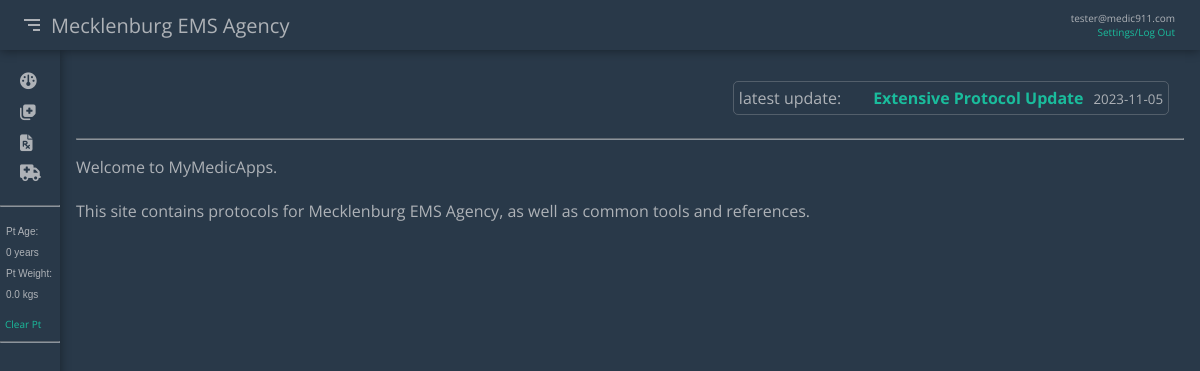
Before: /home (signed in) with the older database file.
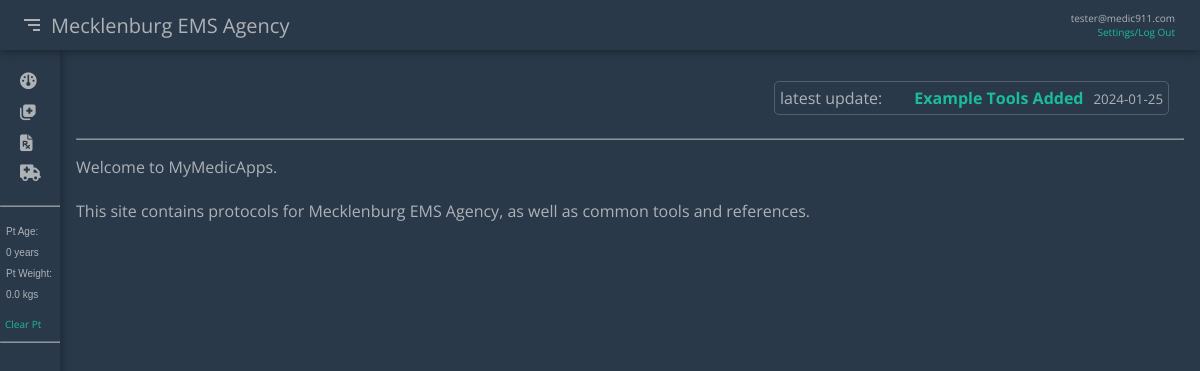
After: the same page with the newer database file.
### master/models.py (models this page shows, shortened)
class User(db.Model, UserMixin):
    id = db.Column(db.Integer, primary_key=True)
    email = db.Column(db.String(120),  unique=True, nullable=False)
    displayName = db.Column(db.String(120))
    password = db.Column(db.String(60), nullable=False)
    showNarrative = db.Column(db.Boolean, default=1)
    showBasic = db.Column(db.Boolean, default=1)
    showAdvanced = db.Column(db.Boolean, default=1)
    showAdditional = db.Column(db.Boolean, default=1)

class UpdatePost(db.Model):
    id = db.Column(db.Integer, primary_key=True)
    title = db.Column(db.String(100), nullable=False)
    date_posted = db.Column(db.DateTime, nullable=False, default=datetime.utcnow)
    date_protocol = db.Column(db.DateTime, nullable=False)
    description = db.Column(db.Text, nullable=False)

### master/main/routes.py (the view)
@main.route("/")
@main.route("/home")
def home():
    keys = getPt()
    session['path'] = 'main.home'
    latest_update = UpdatePost.query.order_by(UpdatePost.date_posted.desc()).first()
    if current_user.is_authenticated:
        return render_template('home.html', varTitle='Home', keys=keys, latest_update=latest_update)
    else:
        return redirect(url_for('users.login'))

### master/main/routes.py (called while the page is built, shortened)
def getPt():
    keys= {}
    if not session.get('ptYears'):
        session['ptYears'] = 0
        session['ptLbs'] = 0.0
        session['ptKgs'] = 0.0
        keys['ptYears'] = 0
        keys['ptLbs'] = 0.0
        keys['ptKgs'] = 0.0
    if ( session['ptYears'] == 0.0):
        keys = setPt()
        ptYears = keys['ptYears']
        ptLbs = keys['ptLbs']
        ptKgs = keys['ptKgs']
    return keys

def setPt(years=0, lbs=0):
    session['ptYears'] = years
    session['ptLbs'] = lbs
    session['ptKgs'] = round((lbs/2.2), 1)
    ptYears = session['ptYears']
    ptLbs = session['ptLbs']
    ptKgs = Decimal(session['ptKgs'])
    ptKgs = session['ptKgs']
    keys = {'ptYears':0, 'ptKgs':0.0, 'ptLbs':0}
    keys['ptYears'] = ptYears
    keys['ptKgs'] = ptKgs
    keys['ptLbs'] = ptLbs
    return keys

### master/models.py (called while the page is built)
@login_manager.user_loader
def load_user(user_id):
    return User.query.get(int(user_id))

### run.py (called while the page is built)
@app.before_request
def make_session_permanent():
    session.permanent = True
    app.permanent_session_lifetime = timedelta(days=30)

### master/templates/home.html (shortened to what this page needs)
{% extends "base.html" %}
{% block content %}
<div class="container1 content1">
        <article class="media content-section">
            <div class="containercontainer">
                <div class="container3">
                    <thing>latest update:&emsp;&emsp;  </thing>
                    <h4><div class="article-title"><a href="{{ url_for('main.siteUpdates') }}">{{ latest_update.title }}</a></div></h4>
                    <small class="text-muted">{{ latest_update.date_posted.strftime('%Y-%m-%d') }}</small>
                </div>
            </div>
            <hr>
        </article>
    <P>
        Welcome to MyMedicApps.<br><br>  This site contains protocols for Mecklenburg EMS Agency, as well as common tools and references.
    </P>
</div>
{% endblock %}

### master/templates/base.html (shortened to what this page needs)
<!DOCTYPE html>
<html lang="en">
<head>
    <link href='https://unpkg.com/boxicons@2.1.2/css/boxicons.min.css' rel='stylesheet'>
    <link rel="stylesheet" href="{{ url_for('static', filename='styles.css') }}">
</head>
<body>
    <div class="bodyContainer">
        <div class="header">
            <button class="menu-icon-btn" data-menu-icon-btn>
                <svg xmlns="http://www.w3.org/2000/svg" class="menu-icon-right"><path d="M4 6h16v2H4zm4 5h12v2H8zm5 5h7v2h-7z"></path></svg>
            </button>
            <div class="agency"></div>
            <div class="pt-info-div">
            {% if current_user.is_authenticated %}
                <div class="btn-user">
                    {% if current_user.displayName %}
                    <p>{{ current_user.displayName }}</p>
                    {% else %}
                        <p>{{ current_user.email }}</p>
                    {% endif %}
                    <div><a href="{{url_for('users.account')}}" class="small-link">Settings/Log Out</a></div>
                </div>
            {% else %}
                <a class="btn-login" href="{{url_for('users.login')}}">Login\Register</button>
            {% endif %}
            </div>
        </div>
        <div class="container">
            <aside class="sidebar" data-sidebar-state>
                <div class="middle-sidebar">
                    <ul>
                        <li>
                            <button class="top-list-button"><a href="{{ url_for('main.home')}}"><i class="fa-solid fa-gauge fa-lg"></i><div class="hidden-sidebar">Home Screen</div></a></button>
                        </li>
                        <li id="proto-id">
                            <button class="top-list-button" data-proto-btn><a href="{{ url_for('main.home')}}" onclick="return false"><i class="fa-solid fa-notes-medical fa-lg"></i><div class="hidden-sidebar">Protocols</div></a></button>
                        </li>
                        <li id="meds-id">
                            <button class="top-list-button" data-meds-btn><a href="#"><i class="fa-solid fa-file-prescription fa-lg"></i><div class="hidden-sidebar">&ensp;Medications</div></a></button>
                        </li>
                        <li id="other-id">
                            <button class="top-list-button" data-other-btn><a href="#"><i class="fa-solid fa-truck-medical fa-lg"></i><div class="hidden-sidebar">Tools</div></a>
                            </button>
                        </li>
                    </ul><hr>
                    <div class="pt-info-section">
                        <div>
                            <a href="{{url_for('main.updatePt')}}">
                                <button class="pt-info-div2">
                                    <p>Pt Age:</p>
                                    <p>{{ keys.ptYears }} years</p>
                                    <p>Pt Weight:</p>
                                    <p>{{ keys.ptKgs }} kgs</p>
                                </button>
                            </a>
                        </div>
                        <div>
                            <a class="small-link" href="{{url_for('main.clrPt')}}">Clear Pt</a>
                        </div>
                    </div>
                    <hr>
                </div>
            </aside>
        {% block content %}{% endblock %}
        </div>
    </div>
</body>
</html>

### master/static/styles.css (style rules this page uses)
body { margin: 0; padding: 0; color: var(--light-txt); background-color: var(--blue-bg); font-family: 'Open Sans',sans-serif; text-rendering: optimizeLegibility; -webkit-font-smoothing: antialiased; }
*, *::before, *::after { box-sizing: border-box; }
a { color: var(--teal-accent); text-decoration: none; }
:root { --blue-bg: #293949; --dark-bg: #23313f; --teal-accent: #1abc9c; --light-txt: #aeb2b7; --fifty-border: #aeb2b750; --light-offset: #f4b02a; --highlight-yellow: #FFFF5C; --highlight-blue: #8AFFFF; --header-height: 50px; --sidebar-width-open: 265px; --sidebar-width: 60px; --animation-duration: 200ms; --animation-timing-curve: ease-in-out; --open-menu-width: 285px; --view-width: 100vw; --twenty-margin: 20px; }
.header { display: flex; align-items: center; position: sticky; top: 0; background-color: var(--blue-bg); box-shadow: 0 1px 10px 0 rgba(0, 0, 0, .4); padding: 0.5rem, 0.5rem; padding: 0 5px; height: var(--header-height); font-size: 20px; color: var(--light-txt); z-index: 1; }
.pt-info-div { font-size: 10px; display: flex; padding-left: 2rem; gap: 0.2rem; flex-wrap: nowrap; justify-content: right; background: none; border: none; text-decoration: none; color: var(--light-txt); margin: 0; cursor: pointer; width: 100%; align-content: right; margin-right: 10px; }
.menu-icon-btn { background: none; border: none; padding-left: 15px; }
.menu-icon-right { width: 25px; height: 25px; fill: var(--light-txt); cursor: pointer; padding-top: 2px; }
.container { display: flex; }
.container1 { width: 100%; flex-wrap: wrap; }
.container1 > * { flex-shrink: 1; flex-grow: 0; }
.containercontainer { display: flex; padding: 15px; }
.container3 { display: flex; flex-wrap: wrap; align-items: baseline; justify-content: end; padding: 5px; border: 1px solid var(--fifty-border); -webkit-background-clip: padding-box; background-clip: padding-box; border-radius: 5px; outline: none; margin-left: auto; }
.container3 > * { flex-shrink: 1; flex-grow: 0; }
.container3 > H4 { color: var(--teal-accent); margin: 0; }
.sidebar { flex-shrink: 0; overflow-y: hidden; width: var(--sidebar-width); display: flex; flex-direction: column; margin: 0; padding: 0; align-items: center; color: var(--light-txt); box-shadow: 0 1px 10px 0 rgba(0, 0, 0, .4); transition: width var(--animation-duration) var(--animation-timing-curve); flex-grow: 1; overflow-y: auto; overflow-x: hidden; min-height: 100vh; }
.middle-sidebar { flex-grow: 1; flex-shrink: 0; overflow-y: auto; overflow-x: hidden; width: 100%; transition: opacity var(--animation-duration) var(--animation-timing-curve); height: 100%; min-height: 100vh; }
.middle-sidebar ul { list-style-type: none; padding-left: 0; }
.top-list-button { flex-shrink: 0; margin: 0; padding: 5px 15px; background-color: var(--blue-bg); border: 0; display: flex; flex-direction: column; align-items: center; width: var(--sidebar-width-open); color: var(--light-txt); }
.top-list-button i { display: block; padding: 10px 0 10px 0; text-decoration: none; }
.top-list-button a { display: flex; flex-direction: row; align-items: center; width: 100%; color: var(--light-txt); padding-left: 5px; text-decoration: none; }
.content1 { margin: 1rem; }
.agency { min-width: 250px; flex-shrink: 0; }
.agency:before { content: 'Mecklenburg EMS Agency'; }
ul { list-style-type: square; }
.pt-info-div2 { font-size: 10px; background: none; border: none; text-decoration: none; color: var(--light-txt); cursor: pointer; width: 100%; justify-content: left; }
hr { width: 100%; height: 1px; opacity: 50%; }
.pt-info-div2 p { display: flex; gap: 0.2rem; flex-wrap: nowrap; justify-content: left; }
.text-muted { margin-left: 10px; }
.btn-user { display: flex; flex-wrap: nowrap; flex-direction: column; justify-content: center; margin-left: auto; margin-right: 10px; }
.btn-user * { margin: 0; display: flex; justify-content: right; }
.pt-info-section { display: flex; flex-direction: column; justify-content: left; }
.pt-info-section div { flex-shrink: 1; flex-grow: 1; }
.small-link { font-size: 10px; text-decoration: none; color: var(--teal-accent); margin-left: 5px; }
.content1 { width: calc(var(--view-width) - var(--sidebar-width) - var(--twenty-margin)); }

Changed rows visible on the page:
no longer on this page (row unchanged): UpdatePost: title "Extensive Protocol Update", date_posted "2023-11-05"
added UpdatePost: title "Example Tools Added", date_posted "2024-01-25"
